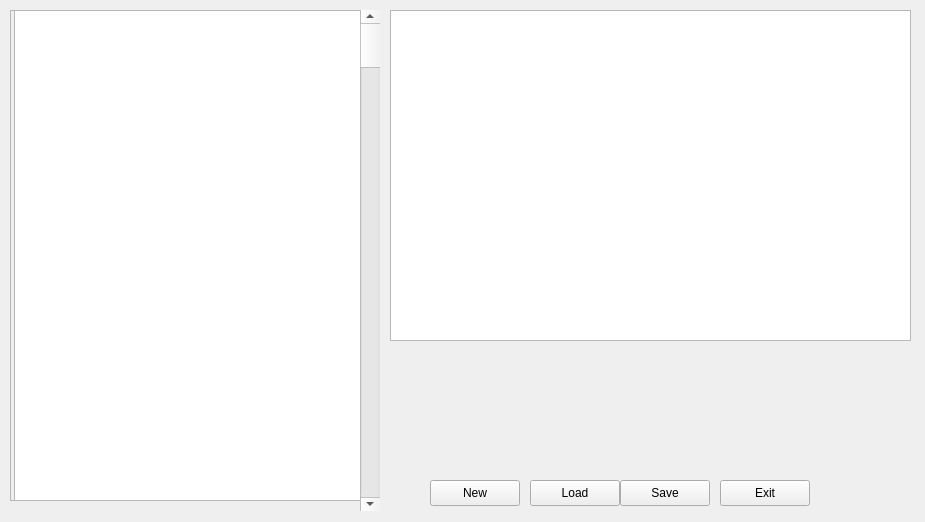
<?xml version="1.0" encoding="UTF-8"?>
<ui version="4.0">
 <class>ShaderEditor</class>
 <widget class="QWidget" name="ShaderEditor">
  <property name="geometry">
   <rect>
    <x>0</x>
    <y>0</y>
    <width>925</width>
    <height>522</height>
   </rect>
  </property>
  <property name="windowTitle">
   <string>Form</string>
  </property>
  <widget class="QPushButton" name="New">
   <property name="geometry">
    <rect>
     <x>430</x>
     <y>480</y>
     <width>90</width>
     <height>26</height>
    </rect>
   </property>
   <property name="text">
    <string>New</string>
   </property>
  </widget>
  <widget class="QPushButton" name="Load">
   <property name="geometry">
    <rect>
     <x>530</x>
     <y>480</y>
     <width>90</width>
     <height>26</height>
    </rect>
   </property>
   <property name="text">
    <string>Load</string>
   </property>
  </widget>
  <widget class="QPushButton" name="Exit">
   <property name="geometry">
    <rect>
     <x>720</x>
     <y>480</y>
     <width>90</width>
     <height>26</height>
    </rect>
   </property>
   <property name="text">
    <string>Exit</string>
   </property>
  </widget>
  <widget class="QPushButton" name="Save">
   <property name="geometry">
    <rect>
     <x>620</x>
     <y>480</y>
     <width>90</width>
     <height>26</height>
    </rect>
   </property>
   <property name="text">
    <string>Save</string>
   </property>
  </widget>
  <widget class="QScrollArea" name="scrollArea">
   <property name="geometry">
    <rect>
     <x>10</x>
     <y>10</y>
     <width>351</width>
     <height>491</height>
    </rect>
   </property>
   <property name="widgetResizable">
    <bool>true</bool>
   </property>
   <widget class="QWidget" name="scrollAreaWidgetContents">
    <property name="geometry">
     <rect>
      <x>0</x>
      <y>0</y>
      <width>349</width>
      <height>489</height>
     </rect>
    </property>
    <widget class="QPlainTextEdit" name="plainTextEdit">
     <property name="geometry">
      <rect>
       <x>3</x>
       <y>-6</y>
       <width>351</width>
       <height>501</height>
      </rect>
     </property>
    </widget>
   </widget>
  </widget>
  <widget class="QScrollBar" name="verticalScrollBar">
   <property name="geometry">
    <rect>
     <x>360</x>
     <y>10</y>
     <width>20</width>
     <height>501</height>
    </rect>
   </property>
   <property name="orientation">
    <enum>Qt::Vertical</enum>
   </property>
  </widget>
  <widget class="QGraphicsView" name="graphicsView">
   <property name="geometry">
    <rect>
     <x>390</x>
     <y>10</y>
     <width>521</width>
     <height>331</height>
    </rect>
   </property>
  </widget>
 </widget>
 <resources/>
 <connections/>
</ui>
